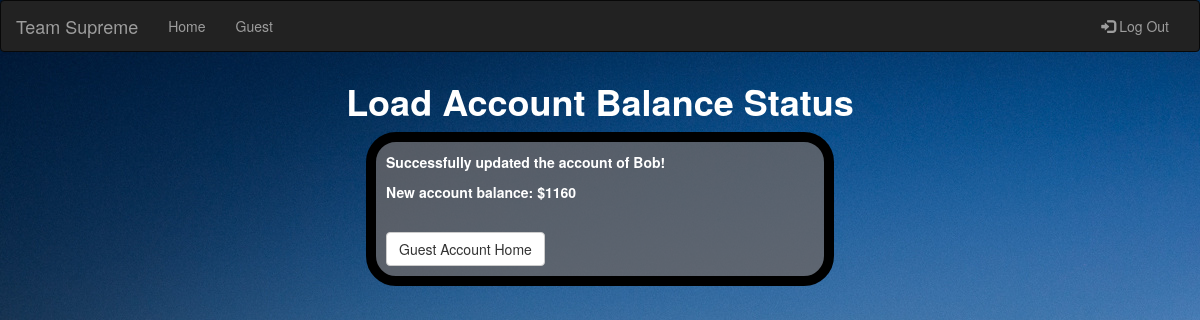
Before: /pages/guest-load-done.php (signed in) with the older database file.
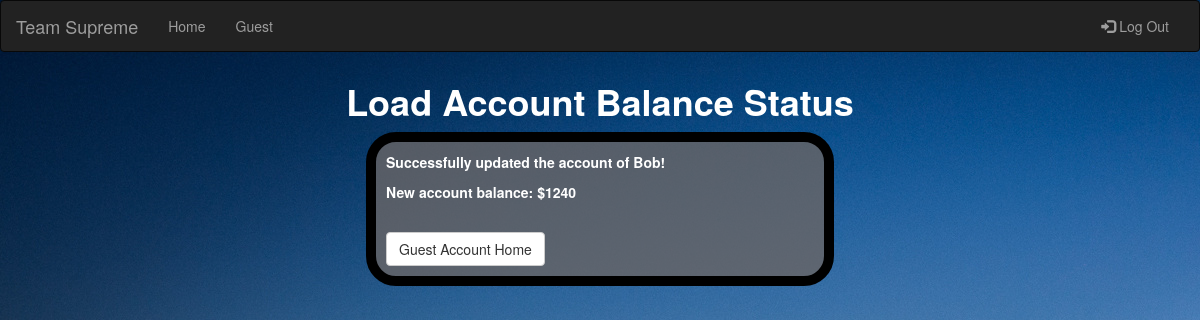
After: the same page with the newer database file.
### tables this page shows
CREATE TABLE `guest` (
  `GuestID` int(11) NOT NULL,
  `name` varchar(256) NOT NULL,
  `gender` char(1) NOT NULL,
  `birthDate` date DEFAULT NULL,
  `phoneNumber` char(12) DEFAULT NULL,
  `address` varchar(256) DEFAULT NULL,
  `emailAddress` varchar(256) DEFAULT NULL,
  `loginPwd` varchar(256) DEFAULT NULL,
  `accountBalance` int(11) DEFAULT NULL
);

### pages/guest-load-done.php (the view, shortened to what this page needs)
<?php
    $name = $_SESSION['loggedInUser'][1];
    $query = sprintf("SELECT accountBalance FROM guest WHERE name ='%s';", $name);
    $result = mysql_query($query);
    $row = mysql_fetch_assoc($result);
    $accountBalance = $row['accountBalance'];
?>
<!DOCTYPE html>
<html xmlns="http://www.w3.org/1999/xhtml">
<head>
    <link href="../styles/custom.css" rel="stylesheet" />
    <link href="../styles/bootstrap.min.css" rel="stylesheet" />
</head>
<body style="background-image:url('../images/AmusementPark-1.jpg'); height:100%">
    <nav class="navbar navbar-inverse">
        <div class="container-fluid">
            <div class="navbar-header">
                <a class="navbar-brand" href="index.php">Team Supreme</a>
            </div>
            <div class="collapse navbar-collapse" id="myNavbar">
                <ul class="nav navbar-nav">
                    <li>
                        <a href="index.php">Home</a>
                    </li>
                    <li>
                        <a href="guest-account.php">Guest</a>
                    </li>
                </ul>
                <ul class="nav navbar-nav navbar-right">
                    <li>
                        <a href="logout.php">
                            <span class="glyphicon glyphicon-log-in"></span>&nbsp;Log Out
                        </a>
                    </li>
                </ul>
            </div>
        </div>
    </nav>
    <div class="row">
        <div class="col-md-6 col-md-offset-3">
            <h1 id="header-1">Load Account Balance Status</h1>
        </div>
    </div>
    <div class="row">
        <div class="col-md-6 col-md-offset-3">
            <form role="form" id="form-background">
                <?php
                    echo "<p id='p-label'>Successfully updated the account of " . $name . "!</p>";
                    echo "<p id='p-label'>New account balance: $" . $accountBalance . "</p>";
                    echo "<br>
                            <div class='btn-group-vertical'>
                                <a class='btn btn-default' href='guest-account.php'>Guest Account Home</a>
                            </div>";
                ?>
            </form>
        </div>
    </div>
</body>
</html>

Changed rows visible on the page:
changed guest: accountBalance "1160" → "1240"
